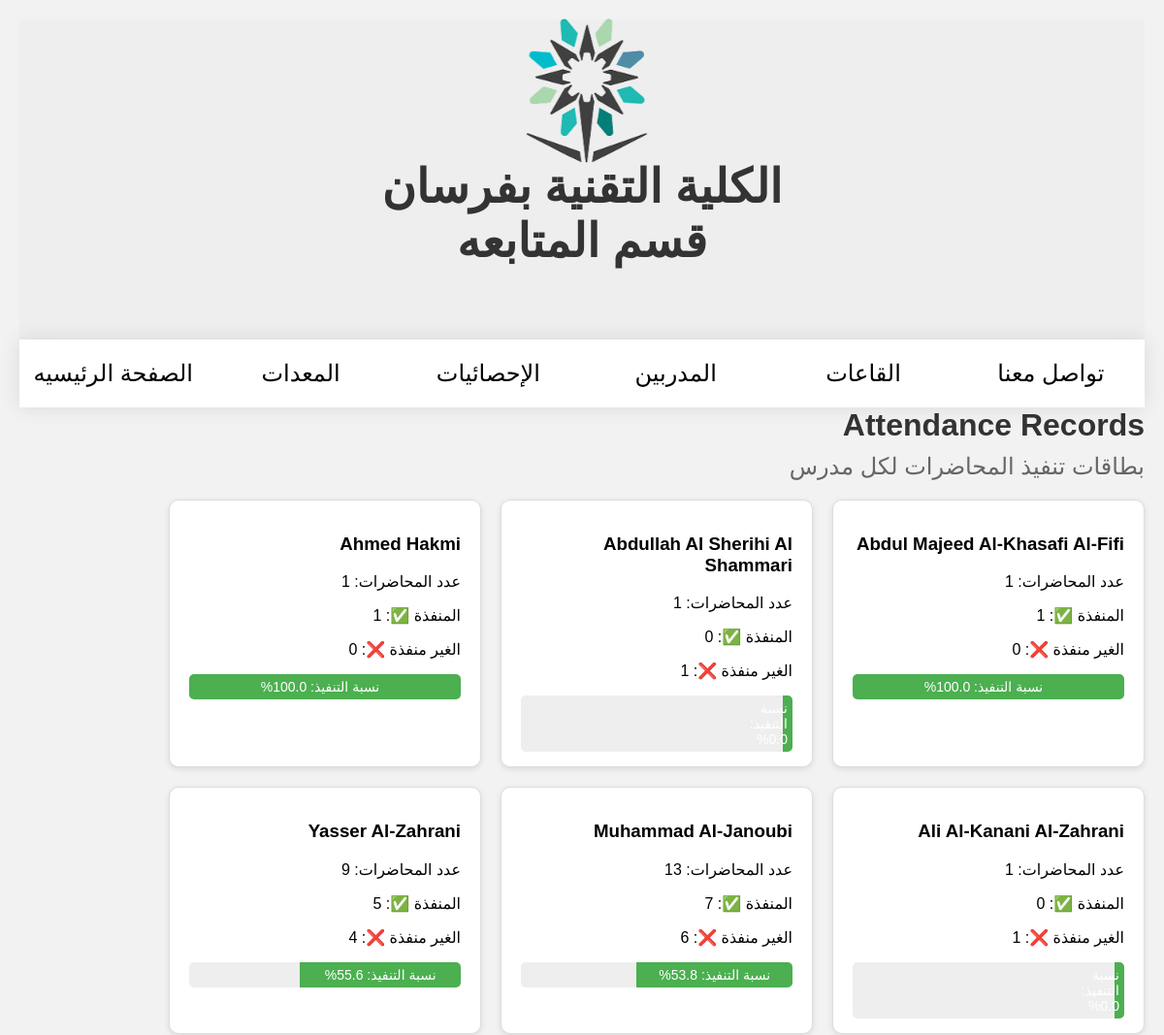
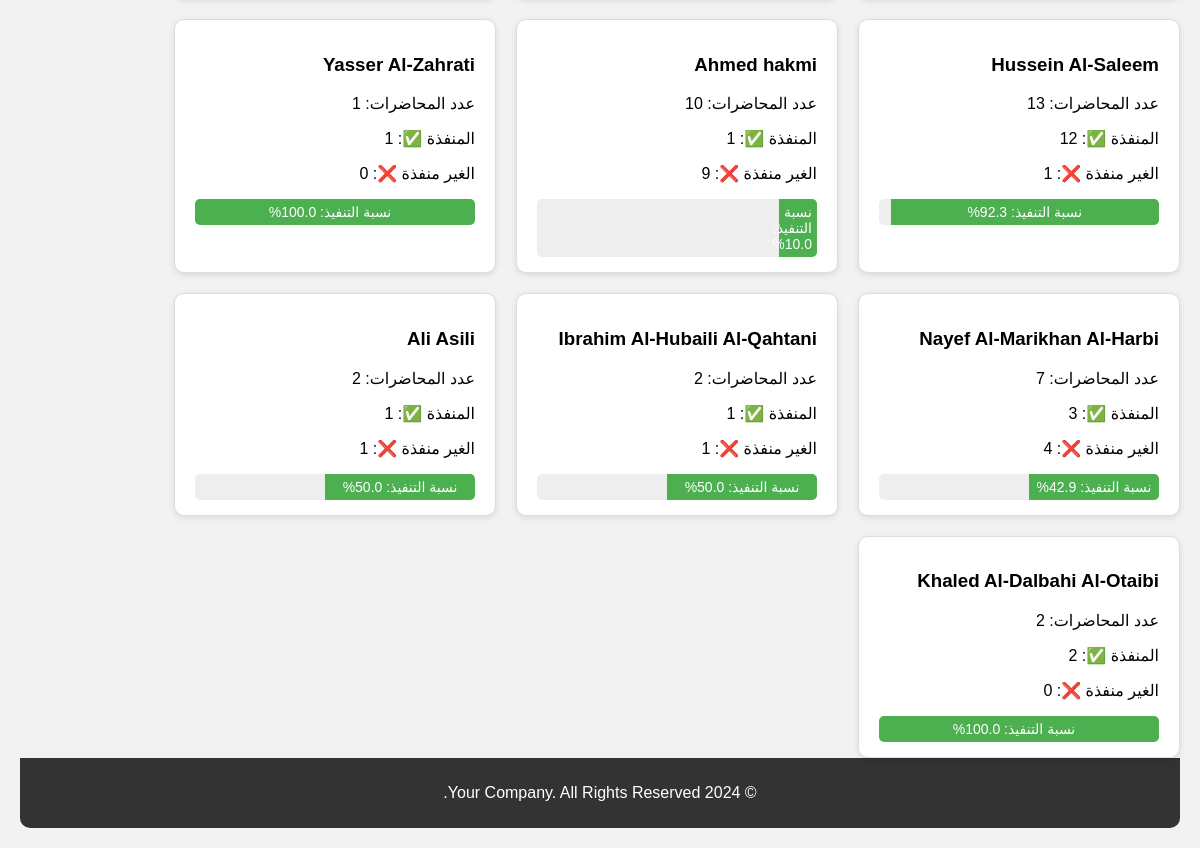
Page /stat on the committed database (2 pictures, top to bottom).
### tables this page shows
CREATE TABLE attendance (
                 id INTEGER PRIMARY KEY AUTOINCREMENT,
                 room_number TEXT,
                 day TEXT,
                 lecture_time TEXT,
                 group_num TEXT,
                 group_type TEXT,
                 course_code TEXT,
                 course_name TEXT,
                 stu_num TEXT,
                 teacher_name TEXT,
                 attendance TEXT,
                 timestamp DATETIME DEFAULT CURRENT_TIMESTAMP
                 );

### main.py (the view)
@app.route('/stat')
def stat():
    conn = sqlite3.connect('room.db')
    c = conn.cursor()
    c.execute("SELECT [teacher_name], attendance FROM attendance WHERE attendance IN ('attended', 'missed')")
    rows = c.fetchall()
    conn.close()
    stats = {}
    for teacher, status in rows:
        if not teacher:
            continue
        if teacher not in stats:
            stats[teacher] = {"attended": 0, "missed": 0}
        if status == "attended":
            stats[teacher]["attended"] += 1
        elif status == "missed":
            stats[teacher]["missed"] += 1
    for teacher in stats:
        total = stats[teacher]["attended"] + stats[teacher]["missed"]
        percentage = round((stats[teacher]["attended"] / total) * 100, 1) if total else 0
        stats[teacher]["total"] = total
        stats[teacher]["percentage"] = percentage
    return render_template('stat.html', stats=stats)

### templates/stat.html (shortened to what this page needs)
<!DOCTYPE html>
<html lang="en">
<head>
</head>
<body>
    <body>
    <section class="et-hero-tabs">
        <div class="logo-container">
    <img width="550" height="400" lt="College Logo" class="logo">
        </div>
        <h1>الكلية التقنية بفرسان</h1>
        <h1>قسم المتابعه</h1>
        <div class="et-hero-tabs-container">
            <a class="et-hero-tab" href="{{ url_for('contactUs') }}">تواصل معنا</a>
            <a class="et-hero-tab" href="{{ url_for('view_files') }}">القاعات</a>
            <a class="et-hero-tab" href="{{ url_for('add_teacher') }}">المدربين</a>
            <a class="et-hero-tab" href="{{ url_for('stat') }}">الإحصائيات</a>
            <a class="et-hero-tab" href="{{ url_for('Equipment') }}"> المعدات</a>
            <a class="et-hero-tab" href="{{ url_for('add_lecture') }}">الصفحة الرئيسيه</a>
          </div>
      </section>
                <h1>Attendance Records</h1>
<h2>بطاقات تنفيذ المحاضرات لكل مدرس</h2>
<div class="teacher-cards">
    {% for teacher, data in stats.items() %}
    <div class="teacher-card">
        <h3>{{ teacher }}</h3>
        <p>عدد المحاضرات: {{ data.total }}</p>
        <p>المنفذة ✅: {{ data.attended }}</p>
        <p>الغير منفذة ❌: {{ data.missed }}</p>
        <div class="progress-bar">
            <div class="fill" style="width: {{ data.percentage }}%;">نسبة التنفيذ: {{ data.percentage }}%</div>
        </div>
    </div>
    {% endfor %}
</div>
    <div class="footer">
        <p>© 2024 Your Company. All Rights Reserved.</p>
    </div>
</body>
</html>

### templates/stat.html (style rules this page uses)
body { font-family: 'Segoe UI', Tahoma, Geneva, Verdana, sans-serif; background-color: #f0f0f0; margin: 0; padding: 0; direction: rtl; }
.footer { background-color: #333; padding: 10px; text-align: center; color: #fff; border-radius: 0 0 10px 10px; }
h1 { margin: 0; font-size: 32px; font-weight: bold; color: #333; margin-bottom: 10px; }
h2 { margin: 0; font-size: 24px; font-weight: normal; color: #666; margin-bottom: 20px; }
body { font-family: "Century Gothic", 'Lato', sans-serif; }
a { text-decoration: none; }
@media (min-width: 800px) { .et-hero-tab { font-size: 1.5rem; } }
.logo-container { text-align: center; position: fixed; top: 0; left: 0; right: 0; margin: 0; padding: 0; }
.logo { width: 180px; height: auto; margin-left: 10px; }
body { font-family: 'Arial', sans-serif; direction: rtl; padding: 20px; background-color: #f2f2f2; }
.teacher-cards { display: flex; flex-wrap: wrap; gap: 20px; justify-content: flex-start; }
.teacher-card { background-color: #fff; border: 1px solid #ddd; border-radius: 10px; padding: 15px 20px; width: 280px; box-shadow: 0 2px 6px rgba(0,0,0,0.1); }
.progress-bar { background-color: #eee; border-radius: 5px; overflow: hidden; margin-top: 10px; }
.fill { background-color: #4caf50; color: white; padding: 5px; text-align: center; font-size: 14px; }

### rows in the picture
attendance: teacher_name "Abdul Majeed Al-Khasafi Al-Fifi", total "1", attended "1", missed "0", percentage "100.0"
attendance: teacher_name "Abdullah Al Sherihi Al Shammari", total "1", attended "0", missed "1", percentage "0.0"
attendance: teacher_name "Ahmed Hakmi", total "1", attended "1", missed "0", percentage "100.0"
attendance: teacher_name "Ali Al-Kanani Al-Zahrani", total "1", attended "0", missed "1", percentage "0.0"
attendance: teacher_name "Muhammad Al-Janoubi", total "13", attended "7", missed "6", percentage "53.8"
attendance: teacher_name "Yasser Al-Zahrani", total "9", attended "5", missed "4", percentage "55.6"
attendance: teacher_name "Hussein Al-Saleem", total "13", attended "12", missed "1", percentage "92.3"
attendance: teacher_name "Ahmed hakmi", total "10", attended "1", missed "9", percentage "10.0"
attendance: teacher_name "Yasser Al-Zahrati", total "1", attended "1", missed "0", percentage "100.0"
attendance: teacher_name "Nayef Al-Marikhan Al-Harbi", total "7", attended "3", missed "4", percentage "42.9"
attendance: teacher_name "Ibrahim Al-Hubaili Al-Qahtani", total "2", attended "1", missed "1", percentage "50.0"
attendance: teacher_name "Ali Asili", total "2", attended "1", missed "1", percentage "50.0"
attendance: teacher_name "Khaled Al-Dalbahi Al-Otaibi", total "2", attended "2", missed "0", percentage "100.0"
